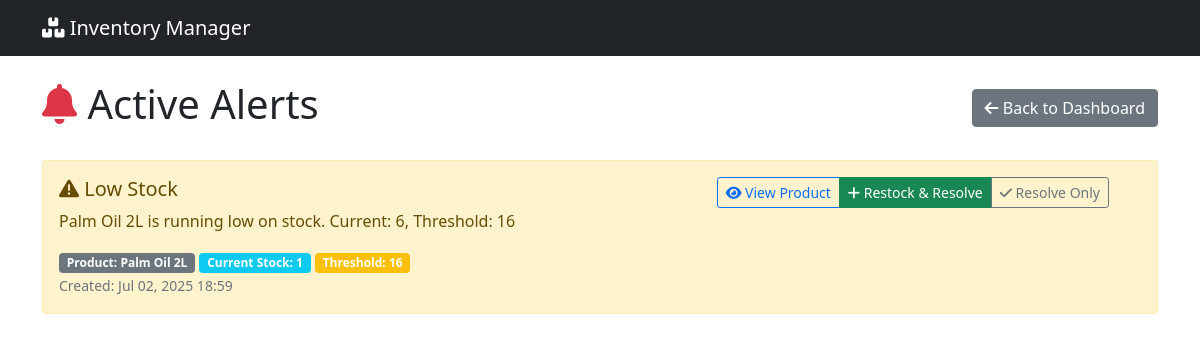
/alerts/, run on an earlier commit of the app's database.
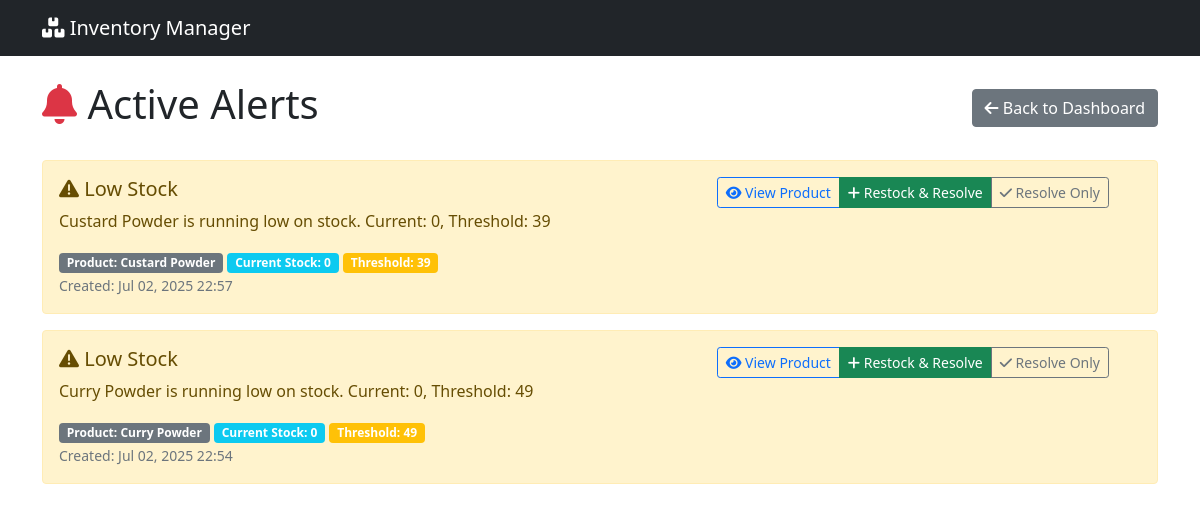
And on a later commit of the database.
### inventory/models.py (models this page shows, shortened)
class StockAlert(models.Model):
    ALERT_TYPES = [
        ('LOW_STOCK', 'Low Stock'),
        ('RESTOCK_NEEDED', 'Restock Needed'),
        ('STOCKOUT_PREDICTED', 'Stockout Predicted'),
    ]
    product = models.ForeignKey(Product, on_delete=models.CASCADE, related_name='alerts')
    alert_type = models.CharField(max_length=20, choices=ALERT_TYPES)
    message = models.TextField()
    is_active = models.BooleanField(default=True)
    created_at = models.DateTimeField(auto_now_add=True)
    resolved_at = models.DateTimeField(null=True, blank=True)
    class Meta:
        ordering = ['-created_at']

class Product(models.Model):
    name = models.CharField(max_length=200)
    sku = models.CharField(max_length=50, unique=True, blank=True)
    current_stock = models.PositiveIntegerField(default=0)
    low_stock_threshold = models.PositiveIntegerField(default=10)
    created_at = models.DateTimeField(auto_now_add=True)
    updated_at = models.DateTimeField(auto_now=True)

### inventory/views.py (the view)
# urls.py: path('alerts/', views.alerts_view, name='alerts'),
def alerts_view(request):
    alerts = StockAlert.objects.filter(is_active=True)
    return render(request, 'inventory/alerts.html', {'alerts': alerts})

### inventory/templates/inventory/alerts.html (shortened to what this page needs)
{% extends 'inventory/base.html' %}
{% block content %}
<div class="row">
    <div class="col-md-12">
        <div class="d-flex justify-content-between align-items-center mb-4">
            <h1><i class="fas fa-bell text-danger"></i> Active Alerts</h1>
            <a href="{% url 'dashboard' %}" class="btn btn-secondary">
                <i class="fas fa-arrow-left"></i> Back to Dashboard
            </a>
        </div>
    </div>
</div>
<div class="row">
    <div class="col-md-12">
        {% if alerts %}
            {% for alert in alerts %}
                <div class="alert alert-{% if alert.alert_type == 'LOW_STOCK' %}warning{% elif alert.alert_type == 'RESTOCK_NEEDED' %}danger{% else %}info{% endif %} alert-dismissible">
                    <div class="d-flex justify-content-between align-items-start">
                        <div>
                            <h5>
                                <i class="fas fa-{% if alert.alert_type == 'LOW_STOCK' %}exclamation-triangle{% elif alert.alert_type == 'RESTOCK_NEEDED' %}truck{% else %}info-circle{% endif %}"></i>
                                {{ alert.get_alert_type_display }}
                            </h5>
                            <p>{{ alert.message }}</p>
                            <div class="mt-2">
                                <span class="badge bg-secondary">Product: {{ alert.product.name }}</span>
                                <span class="badge bg-info">Current Stock: {{ alert.product.current_stock }}</span>
                                <span class="badge bg-warning">Threshold: {{ alert.product.low_stock_threshold }}</span>
                            </div>
                            <small class="text-muted">Created: {{ alert.created_at|date:"M d, Y H:i" }}</small>
                        </div>
                        <div>
                            <div class="btn-group" role="group">
                                <a href="{% url 'product_detail' alert.product.pk %}" class="btn btn-sm btn-outline-primary">
                                    <i class="fas fa-eye"></i> View Product
                                </a>
                                <button type="button" class="btn btn-sm btn-success"
                                        data-bs-toggle="modal"
                                        data-bs-target="#restockModal"
                                        onclick="setRestockAlert({{ alert.pk }}, '{{ alert.product.name }}', {{ alert.product.current_stock }}, {{ alert.product.low_stock_threshold }})">
                                    <i class="fas fa-plus"></i> Restock & Resolve
                                </button>
                                <a href="{% url 'resolve_alert' alert.pk %}" class="btn btn-sm btn-outline-secondary" title="Resolve without restocking">
                                    <i class="fas fa-check"></i> Resolve Only
                                </a>
                            </div>
                        </div>
                    </div>
                </div>
            {% endfor %}
        {% endif %}
    </div>
</div>
{% endblock %}

What changed in the data, as far as the page shows it:
no longer on this page (row edited): StockAlert: alert_type "Low Stock", message "Palm Oil 2L is running low on stock. Current: 6, Threshold: 16", product.name "Palm Oil 2L", product.current_stock "1", product.low_stock_threshold "16", created_at "Jul 02, 2025 18:59"
added StockAlert: alert_type "Low Stock", message "Custard Powder is running low on stock. Current: 0, Threshold: 39", product.name "Custard Powder", product.current_stock "0", product.low_stock_threshold "39", created_at "Jul 02, 2025 22:57"
added StockAlert: alert_type "Low Stock", message "Curry Powder is running low on stock. Current: 0, Threshold: 49", product.name "Curry Powder", product.current_stock "0", product.low_stock_threshold "49", created_at "Jul 02, 2025 22:54"
